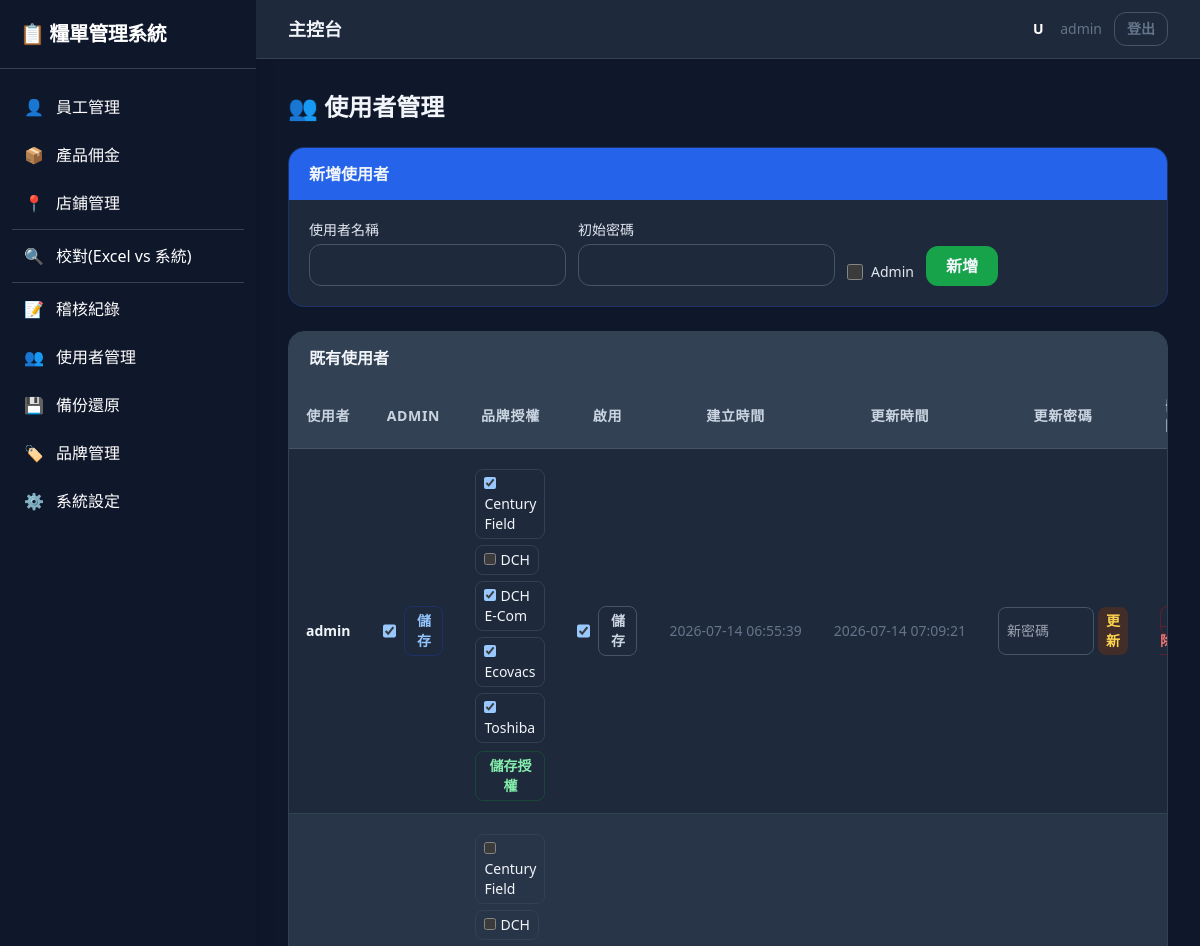
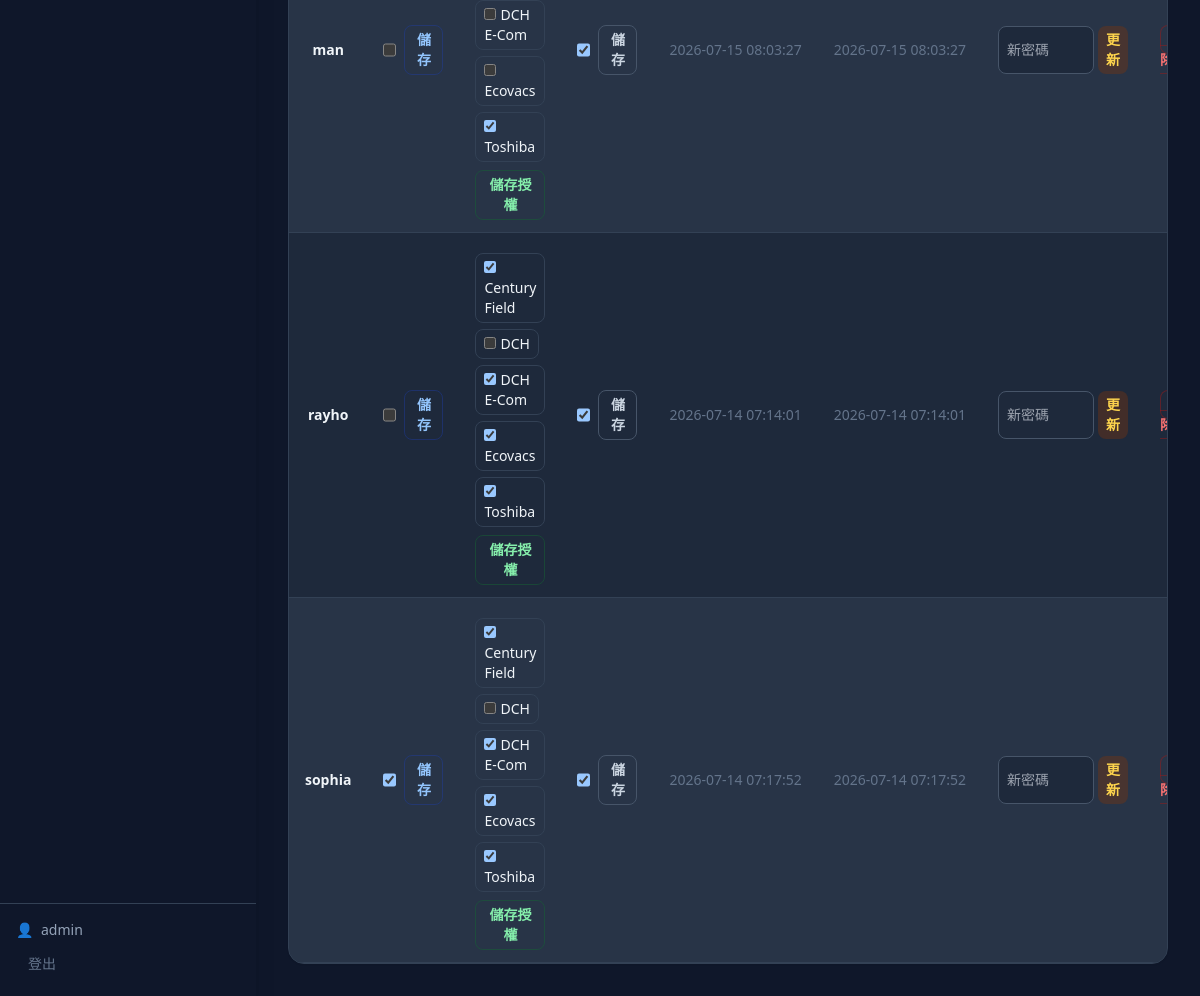
Screenshot of /manage_users (signed in) with the database file from the repository (2 pictures, top to bottom).
### tables this page shows
CREATE TABLE Users (
            id INTEGER PRIMARY KEY AUTOINCREMENT,
            username TEXT NOT NULL UNIQUE,
            password_hash TEXT NOT NULL,
            is_admin INTEGER NOT NULL DEFAULT 0,
            is_active INTEGER NOT NULL DEFAULT 1,
            created_at TEXT DEFAULT CURRENT_TIMESTAMP,
            updated_at TEXT DEFAULT CURRENT_TIMESTAMP
        );

CREATE TABLE Brands (
            brand_code TEXT PRIMARY KEY,
            brand_name TEXT NOT NULL,
            is_active INTEGER NOT NULL DEFAULT 1,
            created_at TEXT DEFAULT CURRENT_TIMESTAMP,
            updated_at TEXT DEFAULT CURRENT_TIMESTAMP
        );

### blueprints/settings.py (the view)
@bp.route("/manage_users")
@admin_required
def manage_users():
    conn = get_db_connection()
    users = conn.execute(
        "SELECT id, username, is_admin, is_active, created_at, updated_at FROM Users ORDER BY username"
    ).fetchall()
    conn.close()
    return render_template(
        "manage_users.html",
        users=users,
        available_brands=get_available_brands(),
        user_brand_map=get_user_brand_permissions_map(),
    )

### repository.py (called while the page is built)
def get_db_connection(db_path=DB_PATH):
    conn = sqlite3.connect(db_path)
    conn.row_factory = sqlite3.Row
    return conn

def get_available_brands():
    conn = get_db_connection()
    rows = conn.execute(
        "SELECT brand_code, brand_name FROM Brands WHERE is_active = 1 ORDER BY brand_name"
    ).fetchall()
    conn.close()
    return [dict(row) for row in rows]

def get_user_brand_permissions_map():
    conn = get_db_connection()
    rows = conn.execute(
        "SELECT username, brand_code FROM UserBrandPermissions ORDER BY username, brand_code"
    ).fetchall()
    conn.close()
    mapping = {}
    for row in rows:
        mapping.setdefault(row["username"], []).append(row["brand_code"])
    return mapping

### services.py (called while the page is built)
def admin_required(view_func):
    @wraps(view_func)
    def wrapped_view(*args, **kwargs):
        if not session.get("user"):
            flash("請先登入後再使用系統。", "warning")
            return redirect(url_for("main.login", next=request.url))
        if not session.get("is_admin"):
            flash("需要管理員權限。", "warning")
            return redirect(url_for("main.index"))
        return view_func(*args, **kwargs)
    return wrapped_view

### templates/manage_users.html (shortened to what this page needs)
{% extends 'base.html' %}
{% block content %}
<div class="space-y-6">
  <h2 class="text-2xl font-bold text-slate-100">👥 使用者管理</h2>
  <div class="bg-slate-800 rounded-2xl shadow-sm border border-blue-800/40 overflow-hidden">
    <div class="px-5 py-3.5 bg-blue-600 text-slate-100 font-bold">新增使用者</div>
    <div class="p-5">
      <form action="/add_user" method="POST" class="flex flex-wrap gap-3 items-end">
        <div>
          <label class="block text-sm font-medium text-slate-200 mb-1">使用者名稱</label>
          <input name="username" class="text-slate-200 bg-slate-800 px-3 py-2 border border-slate-600 rounded-xl focus:ring-2 focus:ring-blue-500 outline-none" required>
        </div>
        <div>
          <label class="block text-sm font-medium text-slate-200 mb-1">初始密碼</label>
          <input type="password" name="password" class="text-slate-200 bg-slate-800 px-3 py-2 border border-slate-600 rounded-xl focus:ring-2 focus:ring-blue-500 outline-none" required>
        </div>
        <div class="flex items-center gap-2 pb-1">
          <input type="checkbox" id="new_is_admin" name="is_admin" class="w-4 h-4 text-blue-600 rounded focus:ring-blue-500">
          <label for="new_is_admin" class="text-sm font-medium text-slate-200">Admin</label>
        </div>
        <button class="px-5 py-2 bg-green-600 text-slate-100 font-semibold rounded-xl hover:bg-green-700 transition-colors">新增</button>
      </form>
    </div>
  </div>
  <div class="bg-slate-800 rounded-2xl shadow-sm border border-slate-700 overflow-hidden">
    <div class="px-5 py-3.5 bg-slate-700 text-slate-100 font-bold">既有使用者</div>
    <div class="overflow-x-auto">
      <table class="w-full text-sm border-collapse">
        <thead>
          <tr class="bg-slate-700 text-center text-sm font-semibold text-slate-300 uppercase tracking-wider">
            <th class="px-4 py-3 border-b border-slate-600">使用者</th>
            <th class="px-4 py-3 border-b border-slate-600">Admin</th>
            <th class="px-4 py-3 border-b border-slate-600">品牌授權</th>
            <th class="px-4 py-3 border-b border-slate-600">啟用</th>
            <th class="px-4 py-3 border-b border-slate-600">建立時間</th>
            <th class="px-4 py-3 border-b border-slate-600">更新時間</th>
            <th class="px-4 py-3 border-b border-slate-600">更新密碼</th>
            <th class="px-4 py-3 border-b border-slate-600">刪除</th>
          </tr>
        </thead>
        <tbody>
          {% for u in users %}
          <tr class="text-center border-b border-slate-700 hover:bg-slate-700 even:bg-slate-700/50 transition-colors">
            <td class="px-4 py-3 font-bold">{{ u.username }}</td>
            <td class="px-4 py-3">
              <form action="/update_user_role" method="POST" class="flex gap-2 items-center justify-center">
                <input type="checkbox" name="is_admin" {% if u.is_admin %}checked{% endif %} class="w-4 h-4 text-blue-600 rounded focus:ring-blue-500">
                <button class="px-2.5 py-1 text-sm font-semibold text-blue-300 border border-blue-800/40 rounded-lg hover:bg-blue-900/30 transition-colors">儲存</button>
              </form>
            </td>
            <td class="px-4 py-3 text-left max-w-xs">
              <form action="/update_user_brands" method="POST" class="space-y-2">
                <div class="flex flex-wrap gap-1.5">
                  {% for b in available_brands %}
                  <label class="text-sm border border-slate-700 rounded-lg px-2 py-1 cursor-pointer hover:bg-slate-700">
                    <input type="checkbox" name="brand_codes" value="{{ b.brand_code }}" {% if b.brand_code in user_brand_map.get(u.username, []) %}checked{% endif %} class="w-3 h-3 text-blue-600 rounded focus:ring-blue-500 me-1">{{ b.brand_name }}
                  </label>
                  {% endfor %}
                </div>
                <button class="px-2.5 py-1 text-sm font-semibold text-green-300 border border-green-800/50 rounded-lg hover:bg-green-900/30 transition-colors">儲存授權</button>
              </form>
            </td>
            <td class="px-4 py-3">
              <form action="/update_user_status" method="POST" class="flex gap-2 items-center justify-center">
                <input type="checkbox" name="is_active" {% if u.is_active %}checked{% endif %} class="w-4 h-4 text-blue-600 rounded focus:ring-blue-500">
                <button class="px-2.5 py-1 text-sm font-semibold text-slate-300 border border-slate-600 rounded-lg hover:bg-slate-700 transition-colors">儲存</button>
              </form>
            </td>
            <td class="px-4 py-3 text-sm text-slate-500 whitespace-nowrap">{{ u.created_at or '' }}</td>
            <td class="px-4 py-3 text-sm text-slate-500 whitespace-nowrap">{{ u.updated_at or '' }}</td>
            <td class="px-4 py-3">
              <form action="/update_user_password" method="POST" class="flex gap-1">
                <input type="password" name="new_password" class="text-slate-200 bg-slate-800 w-24 px-2 py-1 text-sm border border-slate-600 rounded-lg focus:ring-2 focus:ring-blue-500 outline-none" placeholder="新密碼" required>
                <button class="px-2 py-1 text-sm font-semibold text-amber-300 bg-amber-900/40 rounded-lg hover:bg-amber-800/40 transition-colors">更新</button>
              </form>
            </td>
            <td class="px-4 py-3">
              <a href="/delete_user/{{ u.id }}" class="px-2.5 py-1 text-sm font-semibold text-red-400 border border-red-800/50 rounded-lg hover:bg-red-900/30 transition-colors" onclick="return confirm('確定刪除此使用者？')">刪除</a>
            </td>
          </tr>
          {% endfor %}
        </tbody>
      </table>
    </div>
  </div>
</div>
{% endblock %}

### static/app.css (style rules this page uses)
:root { --app-text-main: #e2e8f0; --app-text-muted: #94a3b8; --app-border: #334155; --app-surface: #1e293b; --app-surface-soft: #0f172a; --app-shadow-sm: 0 2px 8px rgba(0, 0, 0, 0.3); color-scheme: dark; }
html { background: #0f172a; }
h1, h2, h3, h4, h5, h6 { font-weight: 700; line-height: 1.25; }
input:not([type="checkbox"]):not([type="radio"]):not([type="file"]):not([type="hidden"]), select, textarea { color-scheme: dark; background-color: #1e293b !important; color: #e2e8f0 !important; }

### templates/base.html (style rules this page uses)
html, body, main, section, div, article, aside, header, footer, nav, table, thead, tbody, tr, th, td, form, fieldset, input:not([type="checkbox"]):not([type="radio"]):not([type="range"]), select, textarea, button, datalist, option, optgroup { color-scheme: dark; }
html { background: #0f172a !important; }
body { background: #0f172a !important; min-height: 100vh; }

### rows the page displays
Users: username "admin", is_admin "☑", is_active "☑", created_at "2026-07-14 06:55:39", updated_at "2026-07-14 07:09:21"
Brands: brand_code "☑", brand_name "Century Field"
Brands: brand_name "DCH"
Brands: brand_code "☑", brand_name "DCH E-Com"
Brands: brand_code "☑", brand_name "Ecovacs"
Brands: brand_code "☑", brand_name "Toshiba"
Users: username "man", is_active "☑", created_at "2026-07-15 08:03:27", updated_at "2026-07-15 08:03:27"
Users: username "rayho", is_active "☑", created_at "2026-07-14 07:14:01", updated_at "2026-07-14 07:14:01"
Users: username "sophia", is_admin "☑", is_active "☑", created_at "2026-07-14 07:17:52", updated_at "2026-07-14 07:17:52"

### other values shown
{{ session.get('user') }} "admin"
